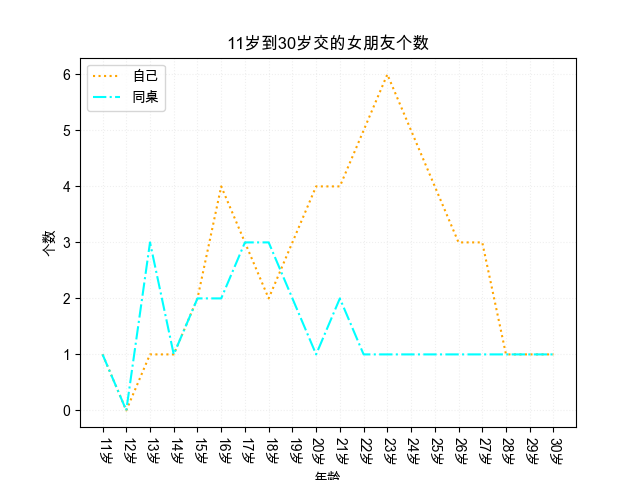

The script that saved this image:
# coding = utf-8

import  matplotlib
from  matplotlib import pyplot as plt


# 设置中文
plt.rcParams["font.family"] = 'Arial Unicode MS'

x = range(1,21)
_x = list(x)
y1 = [1,0,1,1,2,4,3,2,3,4,4,5,6,5,4,3,3,1,1,1]
y2 = [1,0,3,1,2,2,3,3,2,1,2,1,1,1,1,1,1,1,1,1]

_xtick_labels = ["{}岁".format(i+10) for i in _x]
plt.xticks(_x,_xtick_labels,rotation=270)
########绘制网格#############
# alpha设置透明度
plt.grid(alpha=0.2,linestyle=':')
#----------plot两次,在一个图中绘制两个图片--color传颜色-label传标签---------
plt.plot(x,y1,label="自己",color="orange",linestyle=':')
plt.plot(x,y2,label="同桌",color="cyan",linestyle='-.')
plt.xlabel("年龄")
plt.ylabel("个数")
plt.title("11岁到30岁交的女朋友个数")

# -----添加图例--指定在左上角-
plt.legend(loc="upper left")

plt.savefig("./test4.png")
plt.show()


# test1-test4为折线图绘制
